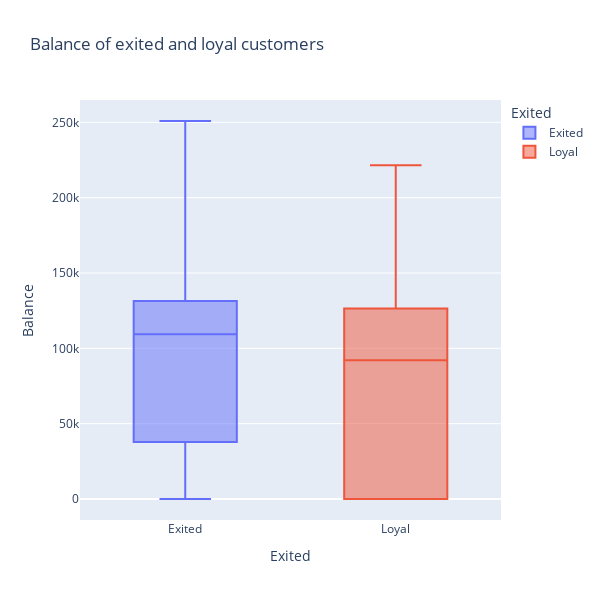

The notebook cell saved with this chart:
### Markdown cell above
### Task 9.3

### Code cell
fig = px.box(
    data_frame=churn_data,
    x='Exited',
    y='Balance',
    color='Exited',
    title='Balance of exited and loyal customers',
    width=600,
    height=600
)
fig.show()

### Figure 1 — Plotly figure (JSON) as saved in the notebook; plotly's stock layout.template omitted (floating-point values rounded to 4 significant figures; data arrays with more than 128 entries replaced by an {"elided": "..."} marker saying what was removed)
{"data": [{"alignmentgroup": "True", "hovertemplate": "Exited=%{x}<br>Balance=%{y}<extra></extra>", "legendgroup": "Exited", "marker": {"color": "#636efa"}, "name": "Exited", "notched": false, "offsetgroup": "Exited", "orientation": "v", "showlegend": true, "type": "box", "x": {"elided": "2037 str values"}, "x0": " ", "xaxis": "x", "y": {"elided": "2037 float values"}, "y0": " ", "yaxis": "y"}, {"alignmentgroup": "True", "hovertemplate": "Exited=%{x}<br>Balance=%{y}<extra></extra>", "legendgroup": "Loyal", "marker": {"color": "#EF553B"}, "name": "Loyal", "notched": false, "offsetgroup": "Loyal", "orientation": "v", "showlegend": true, "type": "box", "x": {"elided": "7963 str values"}, "x0": " ", "xaxis": "x", "y": {"elided": "7963 float values"}, "y0": " ", "yaxis": "y"}], "layout": {"boxmode": "overlay", "height": 600, "legend": {"title": {"text": "Exited"}, "tracegroupgap": 0}, "title": {"text": "Balance of exited and loyal customers"}, "width": 600, "xaxis": {"anchor": "y", "categoryarray": ["Exited", "Loyal"], "categoryorder": "array", "domain": [0, 1], "title": {"text": "Exited"}}, "yaxis": {"anchor": "x", "domain": [0, 1], "title": {"text": "Balance"}}}}
